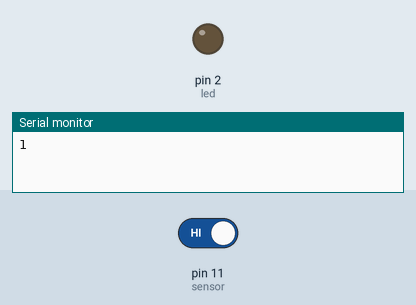
A sketch run on a simulated Arduino Uno, built with avr-gcc and run on an emulated ATmega328P. Shown: output pins drawn as LEDs (lit = HIGH), the last lines printed to the serial monitor. Dashed ring = blinking. Inputs (shaded band) come from the test bench; at power-on: pin 11 (sensor) HIGH.

Above: at 1.2 s.
1.3 s: pin 11 (sensor) driven LOW
At 1.31 s:
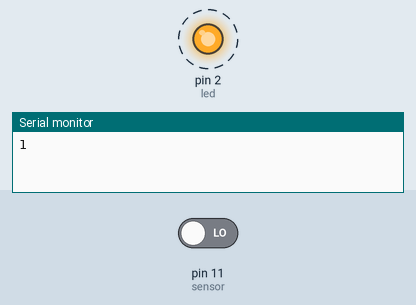
4.3 s: pin 11 (sensor) driven HIGH
At 4.3 s:
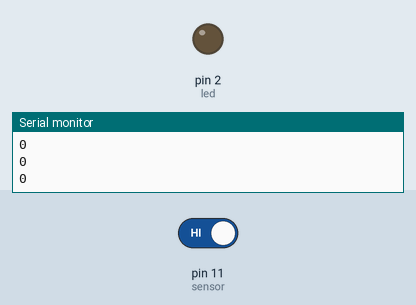
Timing chart, 0 to 7.3 s (numbered marks = the images above; inputs shaded):
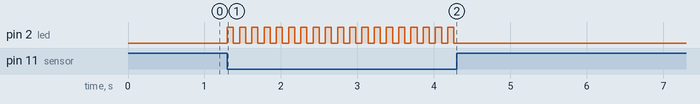

Measured:
- after the input at 1.3 s, pin 2 (led): alternates HIGH for 0.08 s and LOW for 0.08 s, starting at once
- after the input at 4.3 s, pin 2 (led): stops changing and stays LOW

The sketch:

cam_bien.ino
```cpp
#define sensor 11
#define led 2
boolean val=1;
boolean ledstatus=0;
void setup() {
pinMode(led,OUTPUT);
pinMode(sensor,INPUT);
Serial.begin(9600);
}
void loop() {
Serial.println(digitalRead(sensor));
while (ledstatus==0) {
val=digitalRead(sensor);
if (val==0) {
ledstatus=1;
digitalWrite(led,ledstatus);
delay(80);
break;
}
}
while (ledstatus==1) {
val=digitalRead(sensor);
if (val==0) {
ledstatus=0;
digitalWrite(led,ledstatus);
delay(80);
break;
}
}
}
```
